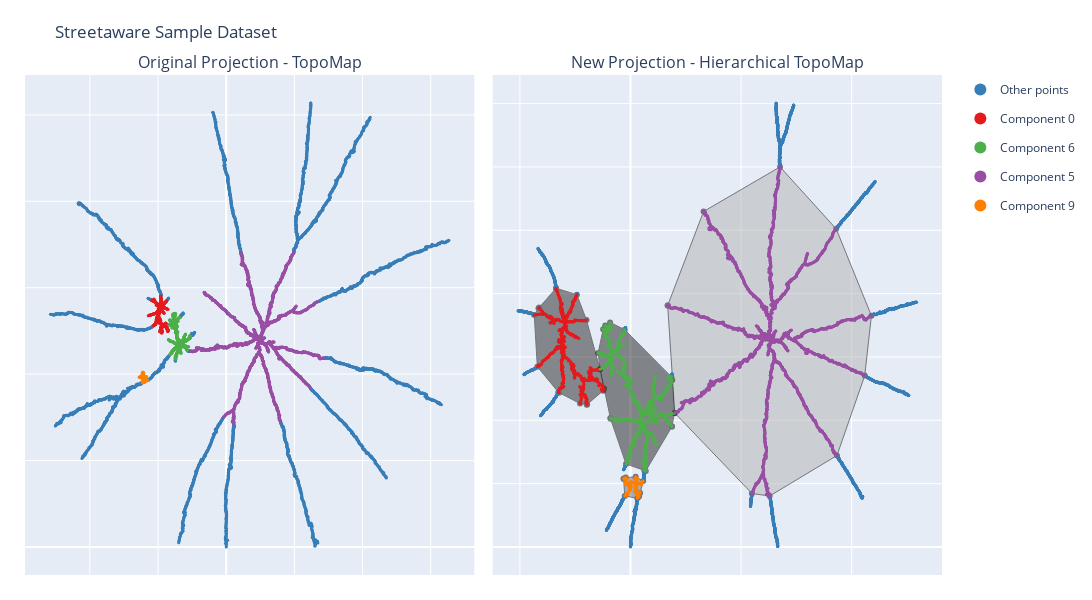

Here is the notebook cell this chart was saved with:
### Code cell
fig = plot_topomap_comparison_highlight(proj_topomap_samples, proj_hier_samples, 
                                               components_to_highligth, df_comp_samples,
                                               hiertopomap_samples)
fig.update_layout(height=600, width=1200, title='Streetaware Sample Dataset')
fig.show()

### Figure 1 — Plotly figure (JSON) as saved in the notebook; plotly's stock layout.template omitted (floating-point values rounded to 4 significant figures; data arrays with more than 128 entries replaced by an {"elided": "..."} marker saying what was removed)
{"data": [{"legendgroup": "Other points", "marker": {"color": "#377eb8", "size": 3}, "mode": "markers", "name": "Other points", "type": "scatter", "x": {"elided": "4745 float values"}, "xaxis": "x", "y": {"elided": "4745 float values"}, "yaxis": "y"}, {"legendgroup": "Component 0", "marker": {"color": "#e41a1c", "size": 3}, "mode": "markers", "name": "Component 0", "type": "scatter", "x": {"elided": "819 float values"}, "xaxis": "x", "y": {"elided": "819 float values"}, "yaxis": "y"}, {"legendgroup": "Component 6", "marker": {"color": "#4daf4a", "size": 3}, "mode": "markers", "name": "Component 6", "type": "scatter", "x": {"elided": "1003 float values"}, "xaxis": "x", "y": {"elided": "1003 float values"}, "yaxis": "y"}, {"legendgroup": "Component 5", "marker": {"color": "#984ea3", "size": 3}, "mode": "markers", "name": "Component 5", "type": "scatter", "x": {"elided": "3290 float values"}, "xaxis": "x", "y": {"elided": "3290 float values"}, "yaxis": "y"}, {"legendgroup": "Component 9", "marker": {"color": "#ff7f00", "size": 3}, "mode": "markers", "name": "Component 9", "type": "scatter", "x": {"elided": "143 float values"}, "xaxis": "x", "y": {"elided": "143 float values"}, "yaxis": "y"}, {"fill": "toself", "fillcolor": "rgb(35, 35, 35)", "legendgroup": "Components", "line": {"color": "rgb(0, 0, 0)", "width": 1}, "name": "Components", "opacity": 0.5, "showlegend": false, "text": "Component 0", "type": "scatter", "x": [-3368.0, -4128.0, -4159.0, -4352.0, -4213.0, -3262.0, -3223.0, -2280.0, -1977.0, -1959.0, -1236.0, -1196.0, -1379.0, -1989.0, -2425.0, -3368.0], "xaxis": "x2", "y": [8169.0, 7564.0, 7535.0, 7328.0, 5693.0, 4889.0, 4872.0, 4527.0, 4494.0, 4500.0, 4937.0, 5006.0, 5614.0, 7164.0, 7966.0, 8169.0], "yaxis": "y2"}, {"fill": "toself", "fillcolor": "rgb(179, 179, 179)", "legendgroup": "Components", "line": {"color": "rgb(0, 0, 0)", "width": 1}, "name": "Components", "opacity": 0.5, "showlegend": false, "text": "Component 5", "type": "scatter", "x": [1680.0, 2001.0, 5489.0, 6291.0, 9333.0, 10590.0, 10890.0, 9299.0, 6761.0, 3304.0, 1680.0], "xaxis": "x2", "y": [7623.0, 4230.0, 1690.0, 1610.0, 2888.0, 5412.0, 7303.0, 10040.0, 12000.0, 10590.0, 7623.0], "yaxis": "y2"}, {"fill": "toself", "fillcolor": "rgb(30, 30, 30)", "legendgroup": "Components", "line": {"color": "rgb(0, 0, 0)", "width": 1}, "name": "Components", "opacity": 0.5, "showlegend": false, "text": "Component 6", "type": "scatter", "x": [1876.0, 1983.0, 1886.0, 1841.0, -264.1, -923.7, -1144.0, -1237.0, -1463.0, -1375.0, -909.4, -901.1, -202.5, 631.6, 690.8, 1876.0], "xaxis": "x2", "y": [3806.0, 4226.0, 5271.0, 5379.0, 6862.0, 7092.0, 6992.0, 6874.0, 6127.0, 5615.0, 4073.0, 4048.0, 2620.0, 2410.0, 2402.0, 3806.0], "yaxis": "y2"}, {"fill": "toself", "fillcolor": "rgb(106, 106, 106)", "legendgroup": "Components", "line": {"color": "rgb(0, 0, 0)", "width": 1}, "name": "Components", "opacity": 0.5, "showlegend": false, "text": "Component 9", "type": "scatter", "x": [-310.4, -259.0, 311.0, 360.9, 385.3, 434.8, 573.0, 233.2, -218.1, -310.4], "xaxis": "x2", "y": [2154.0, 1611.0, 1537.0, 1576.0, 1601.0, 1702.0, 2082.0, 2215.0, 2193.0, 2154.0], "yaxis": "y2"}, {"legendgroup": "Other points", "marker": {"color": "#377eb8", "size": 3}, "mode": "markers", "name": "Other points", "showlegend": false, "type": "scatter", "x": {"elided": "4745 float values"}, "xaxis": "x2", "y": {"elided": "4745 float values"}, "yaxis": "y2"}, {"legendgroup": "Component 0", "marker": {"color": "#e41a1c", "size": 3}, "mode": "markers", "name": "Component 0", "showlegend": false, "type": "scatter", "x": {"elided": "819 float values"}, "xaxis": "x2", "y": {"elided": "819 float values"}, "yaxis": "y2"}, {"legendgroup": "Component 6", "marker": {"color": "#4daf4a", "size": 3}, "mode": "markers", "name": "Component 6", "showlegend": false, "type": "scatter", "x": {"elided": "1003 float values"}, "xaxis": "x2", "y": {"elided": "1003 float values"}, "yaxis": "y2"}, {"legendgroup": "Component 5", "marker": {"color": "#984ea3", "size": 3}, "mode": "markers", "name": "Component 5", "showlegend": false, "type": "scatter", "x": {"elided": "3290 float values"}, "xaxis": "x2", "y": {"elided": "3290 float values"}, "yaxis": "y2"}, {"legendgroup": "Component 9", "marker": {"color": "#ff7f00", "size": 3}, "mode": "markers", "name": "Component 9", "showlegend": false, "type": "scatter", "x": {"elided": "143 float values"}, "xaxis": "x2", "y": {"elided": "143 float values"}, "yaxis": "y2"}], "layout": {"annotations": [{"font": {"size": 16}, "showarrow": false, "text": "Original Projection - TopoMap", "x": 0.245, "xanchor": "center", "xref": "paper", "y": 1, "yanchor": "bottom", "yref": "paper"}, {"font": {"size": 16}, "showarrow": false, "text": "New Projection - Hierarchical TopoMap", "x": 0.755, "xanchor": "center", "xref": "paper", "y": 1, "yanchor": "bottom", "yref": "paper"}], "height": 600, "legend": {"itemsizing": "constant"}, "margin": {"b": 25, "l": 25, "r": 25, "t": 75}, "title": {"text": "Streetaware Sample Dataset"}, "width": 1200, "xaxis": {"anchor": "y", "domain": [0, 0.49], "showticklabels": false}, "xaxis2": {"anchor": "y2", "domain": [0.51, 1], "showticklabels": false}, "yaxis": {"anchor": "x", "domain": [0, 1], "showticklabels": false}, "yaxis2": {"anchor": "x2", "domain": [0, 1], "showticklabels": false}}}
